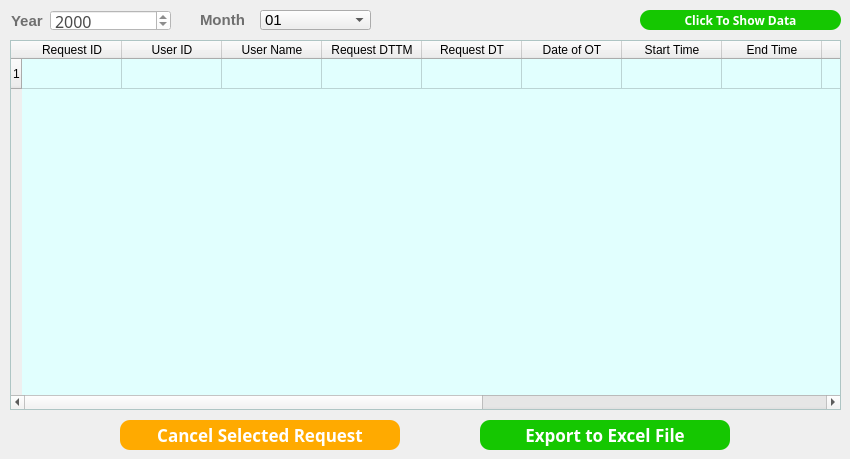
    <widget class="QWidget" name="tab_2">
     <attribute name="title">
      <string>Summary</string>
     </attribute>
     <widget class="QTableWidget" name="tableWidget">
      <property name="geometry">
       <rect>
        <x>10</x>
        <y>40</y>
        <width>831</width>
        <height>370</height>
       </rect>
      </property>
      <property name="styleSheet">
       <string notr="true">QTableWidget
{
	background-color: rgb(225, 255, 254);

}</string>
      </property>
      <property name="frameShape">
       <enum>QFrame::StyledPanel</enum>
      </property>
      <property name="frameShadow">
       <enum>QFrame::Sunken</enum>
      </property>
      <property name="sizeAdjustPolicy">
       <enum>QAbstractScrollArea::AdjustToContentsOnFirstShow</enum>
      </property>
      <property name="selectionBehavior">
       <enum>QAbstractItemView::SelectRows</enum>
      </property>
      <property name="showGrid">
       <bool>true</bool>
      </property>
      <property name="gridStyle">
       <enum>Qt::SolidLine</enum>
      </property>
      <property name="rowCount">
       <number>1</number>
      </property>
      <property name="columnCount">
       <number>14</number>
      </property>
      <attribute name="horizontalHeaderCascadingSectionResizes">
       <bool>true</bool>
      </attribute>
      <attribute name="verticalHeaderShowSortIndicator" stdset="0">
       <bool>false</bool>
      </attribute>
      <attribute name="verticalHeaderStretchLastSection">
       <bool>false</bool>
      </attribute>
      <row/>
      <column>
       <property name="text">
        <string>Request ID</string>
       </property>
       <property name="background">
        <color>
         <red>36</red>
         <green>236</green>
         <blue>239</blue>
        </color>
       </property>
      </column>
      <column>
       <property name="text">
        <string>User ID</string>
       </property>
      </column>
      <column>
       <property name="text">
        <string>User Name</string>
       </property>
      </column>
      <column>
       <property name="text">
        <string>Request DTTM</string>
       </property>
      </column>
      <column>
       <property name="text">
        <string>Request DT</string>
       </property>
      </column>
      <column>
       <property name="text">
        <string>Date of OT</string>
       </property>
      </column>
      <column>
       <property name="text">
        <string>Start Time</string>
       </property>
      </column>
      <column>
       <property name="text">
        <string>End Time</string>
       </property>
      </column>
      <column>
       <property name="text">
        <string>OT Hours</string>
       </property>
      </column>
      <column>
       <property name="text">
        <string>Leader</string>
       </property>
      </column>
      <column>
       <property name="text">
        <string>DM</string>
       </property>
      </column>
      <column>
       <property name="text">
        <string>HR</string>
       </property>
      </column>
      <column>
       <property name="text">
        <string>MD</string>
       </property>
      </column>
      <column>
       <property name="text">
        <string>Remarks</string>
       </property>
      </column>
      <item row="0" column="0">
       <property name="text">
        <string/>
       </property>
      </item>
     </widget>
     <widget class="QLabel" name="label_29">
      <property name="geometry">
       <rect>
        <x>11</x>
        <y>5</y>
        <width>41</width>
        <height>31</height>
       </rect>
      </property>
      <property name="font">
       <font>
        <family>Microsoft JhengHei UI</family>
        <pointsize>11</pointsize>
        <weight>75</weight>
        <bold>true</bold>
       </font>
      </property>
      <property name="styleSheet">
       <string notr="true">QLabel
{
	font-size:11pt;
	color:rgb(111,111,111);
}</string>
      </property>
      <property name="text">
       <string>Year</string>
      </property>
     </widget>
     <widget class="QDateEdit" name="dateEdit">
      <property name="geometry">
       <rect>
        <x>50</x>
        <y>10</y>
        <width>121</width>
        <height>21</height>
       </rect>
      </property>
      <property name="styleSheet">
       <string notr="true">QDateEdit
{
    /*字体为微软雅黑*/
    font-family:Microsoft Yahei;
    /*字体大小为20点*/
	color:rgb(74, 74, 74);
   font-size:12pt;
	background-color:rgb(255, 255,255);
}

QDateEdit:hover
{
    /*背景颜色*/  
   background-color:rgb(229, 242, 255);
}

QDateEdit:focus
{
    /*背景颜色*/  
   background-color:rgb(229, 242, 255);
}</string>
      </property>
      <property name="displayFormat">
       <string notr="true">yyyy</string>
      </property>
     </widget>
     <widget class="QLabel" name="label_30">
      <property name="geometry">
       <rect>
        <x>200</x>
        <y>4</y>
        <width>61</width>
        <height>31</height>
       </rect>
      </property>
      <property name="font">
       <font>
        <family>Microsoft JhengHei UI</family>
        <pointsize>11</pointsize>
        <weight>75</weight>
        <bold>true</bold>
       </font>
      </property>
      <property name="styleSheet">
       <string notr="true">QLabel
{
	font-size:11pt;
	color:rgb(111,111,111);
}</string>
      </property>
      <property name="text">
       <string>Month</string>
      </property>
     </widget>
     <widget class="QComboBox" name="comboBox_3">
      <property name="geometry">
       <rect>
        <x>260</x>
        <y>10</y>
        <width>111</width>
        <height>20</height>
       </rect>
      </property>
      <property name="font">
       <font>
        <pointsize>11</pointsize>
       </font>
      </property>
      <property name="autoFillBackground">
       <bool>false</bool>
      </property>
      <property name="styleSheet">
       <string notr="true">QComboBox

    {font-family:Microsoft Yahei;
    /*字体大小为20点*/
	color:color:rgb(74, 74, 74);
   font-size:12pt;

}
</string>
      </property>
      <property name="editable">
       <bool>false</bool>
      </property>
      <property name="currentText">
       <string>01</string>
      </property>
      <property name="currentIndex">
       <number>0</number>
      </property>
      <property name="insertPolicy">
       <enum>QComboBox::InsertAtBottom</enum>
      </property>
      <property name="frame">
       <bool>true</bool>
      </property>
      <item>
       <property name="text">
        <string>01</string>
       </property>
      </item>
      <item>
       <property name="text">
        <string>02</string>
       </property>
      </item>
      <item>
       <property name="text">
        <string>03</string>
       </property>
      </item>
      <item>
       <property name="text">
        <string>04</string>
       </property>
      </item>
      <item>
       <property name="text">
        <string>05</string>
       </property>
      </item>
      <item>
       <property name="text">
        <string>06</string>
       </property>
      </item>
      <item>
       <property name="text">
        <string>07</string>
       </property>
      </item>
      <item>
       <property name="text">
        <string>08</string>
       </property>
      </item>
      <item>
       <property name="text">
        <string>09</string>
       </property>
      </item>
      <item>
       <property name="text">
        <string>10</string>
       </property>
      </item>
      <item>
       <property name="text">
        <string>11</string>
       </property>
      </item>
      <item>
       <property name="text">
        <string>12</string>
       </property>
      </item>
      <item>
       <property name="text">
        <string>All</string>
       </property>
      </item>
     </widget>
     <widget class="QPushButton" name="pushButton_6">
      <property name="geometry">
       <rect>
        <x>120</x>
        <y>420</y>
        <width>280</width>
        <height>30</height>
       </rect>
      </property>
      <property name="font">
       <font>
        <family>Microsoft Yahei</family>
        <pointsize>13</pointsize>
        <weight>75</weight>
        <bold>true</bold>
       </font>
      </property>
      <property name="styleSheet">
       <string notr="true">QPushButton
{
    /*字体为微软雅黑*/
    font-family:Microsoft Yahei;
    /*字体大小为20点*/
    font-size:13pt;
    /*字体颜色为白色*/    
    color:white;
    /*背景颜色*/  
    background-color:rgb(255, 170, 0);
    /*边框圆角半径为8像素*/ 
    border-radius:10px;
}

/*按钮停留态*/
QPushButton:hover
{
    /*背景颜色*/  
    background-color:rgb(230, 153, 0);
    padding-left:-3px;
    /*上内边距为3像素，让按下时字向下移动3像素*/  
    padding-top:-3px;

}

/*按钮按下态*/
QPushButton:pressed
{
    /*背景颜色*/  
    background-color:rgb(197, 128, 0);
    /*左内边距为3像素，让按下时字向右移动3像素*/  
    padding-left:3px;
    /*上内边距为3像素，让按下时字向下移动3像素*/  
    padding-top:3px;
}</string>
      </property>
      <property name="text">
       <string>Cancel Selected Request</string>
      </property>
     </widget>
     <widget class="QPushButton" name="pushButton_2">
      <property name="geometry">
       <rect>
        <x>480</x>
        <y>420</y>
        <width>250</width>
        <height>30</height>
       </rect>
      </property>
      <property name="font">
       <font>
        <family>Microsoft Yahei</family>
        <pointsize>13</pointsize>
        <weight>75</weight>
        <bold>true</bold>
       </font>
      </property>
      <property name="styleSheet">
       <string notr="true">QPushButton

{
    /*字体为微软雅黑*/
    font-family:Microsoft Yahei;
    /*字体大小为20点*/
    font-size:13pt;
    /*字体颜色为白色*/    
    color:white;
    /*背景颜色*/  
    background-color:rgb(21, 199, 1);
    /*边框圆角半径为8像素*/ 
    border-radius:10px;

}

/*按钮停留态*/
QPushButton:hover
{
    /*背景颜色*/  
    background-color:rgb(21, 175, 0);
    padding-left:-3px;
    /*上内边距为3像素，让按下时字向下移动3像素*/  
    padding-top:-3px;

}

/*按钮按下态*/
QPushButton:pressed
{
    /*背景颜色*/  
    background-color:rgb(0, 113, 0);
    /*左内边距为3像素，让按下时字向右移动3像素*/  
    padding-left:3px;
    /*上内边距为3像素，让按下时字向下移动3像素*/  
    padding-top:3px;
}</string>
      </property>
      <property name="text">
       <string>Export to Excel File</string>
      </property>
     </widget>
     <widget class="QPushButton" name="pushButton_16">
      <property name="geometry">
       <rect>
        <x>640</x>
        <y>10</y>
        <width>201</width>
        <height>20</height>
       </rect>
      </property>
      <property name="font">
       <font>
        <family>Microsoft Yahei</family>
        <pointsize>9</pointsize>
        <weight>75</weight>
        <bold>true</bold>
       </font>
      </property>
      <property name="styleSheet">
       <string notr="true">QPushButton

{
    /*字体为微软雅黑*/
    font-family:Microsoft Yahei;
    /*字体大小为20点*/
    font-size:9pt;
    /*字体颜色为白色*/    
    color:white;
    /*背景颜色*/  
    background-color:rgb(21, 199, 1);
    /*边框圆角半径为8像素*/ 
    border-radius:10px;

}

/*按钮停留态*/
QPushButton:hover
{
    /*背景颜色*/  
    background-color:rgb(21, 175, 0);
    padding-left:-3px;
    /*上内边距为3像素，让按下时字向下移动3像素*/  
    padding-top:-3px;
	font-size:10pt;
}

/*按钮按下态*/
QPushButton:pressed
{
    /*背景颜色*/  
    background-color:rgb(0, 113, 0);
    /*左内边距为3像素，让按下时字向右移动3像素*/  
    padding-left:3px;
    /*上内边距为3像素，让按下时字向下移动3像素*/  
    padding-top:3px;
    font-size:9pt;
}</string>
      </property>
      <property name="text">
       <string>Click To Show Data</string>
      </property>
     </widget>
    </widget>
